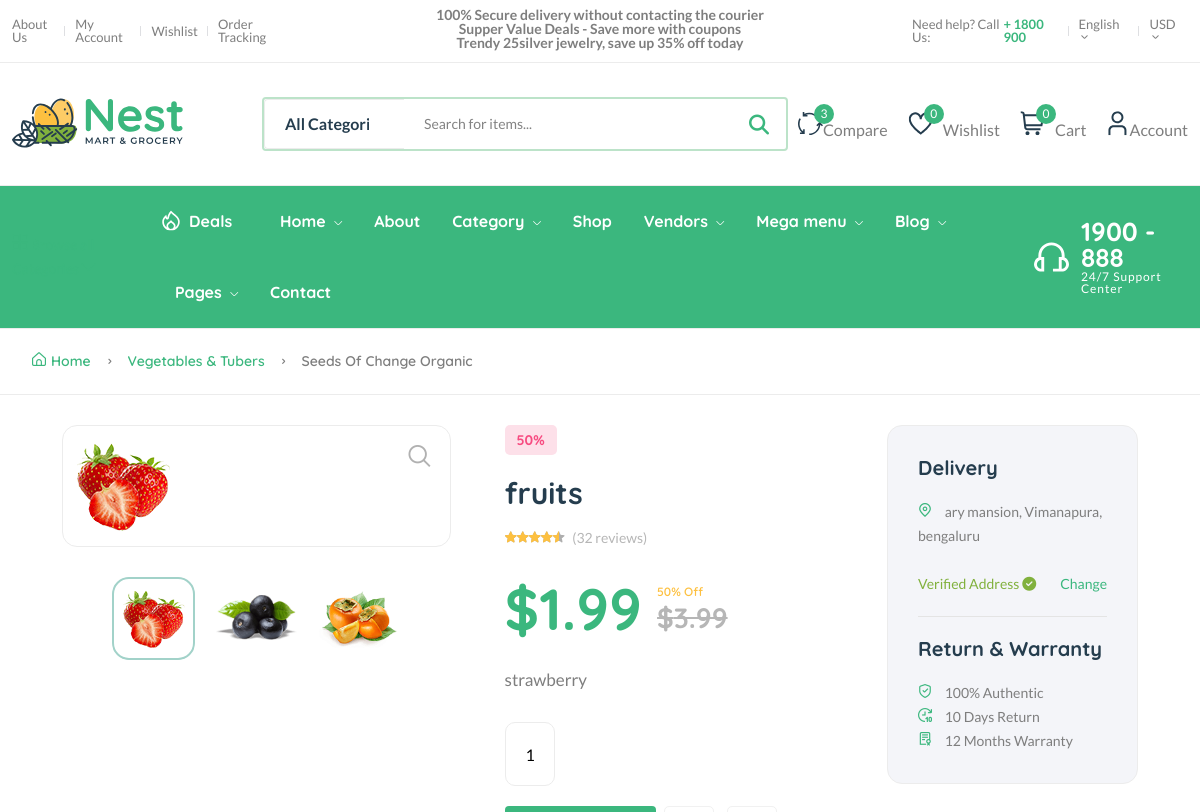
The page /product/c26ffi4fg7 (signed in, upper part) on the database as committed earlier.
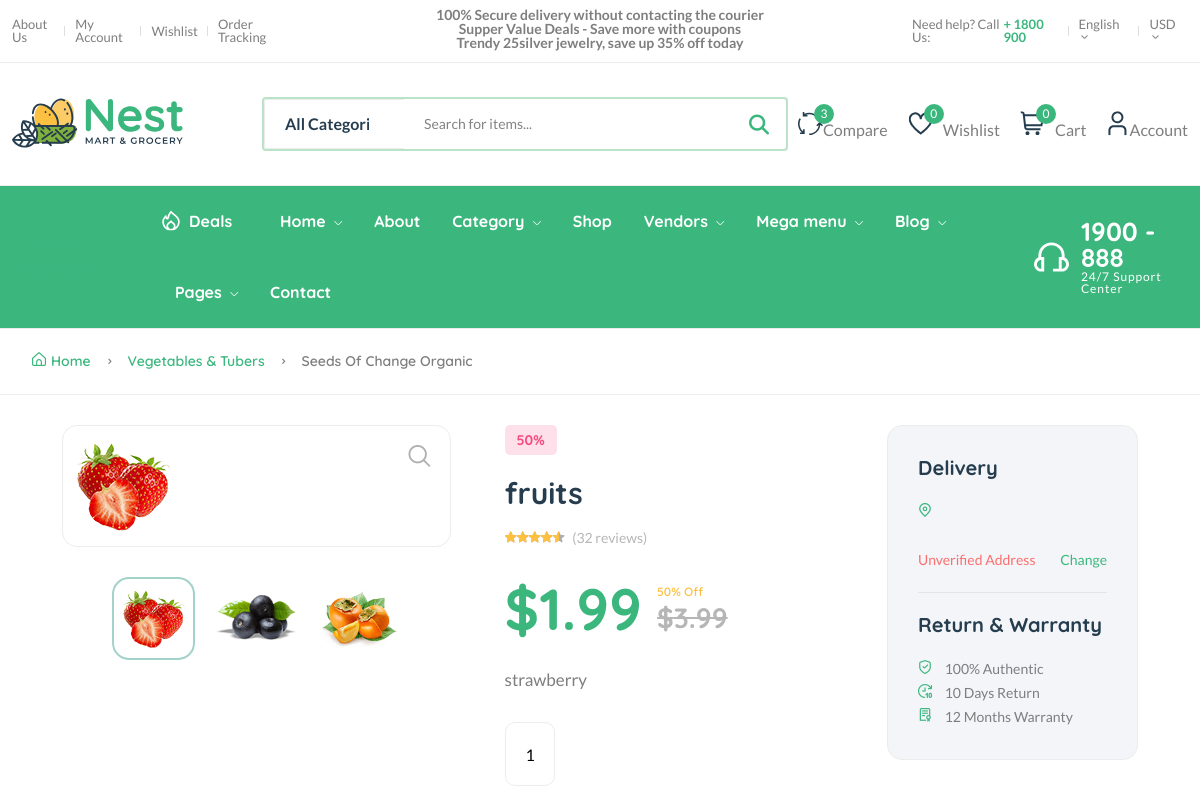
The same page on the database as committed later.
### core/models.py (models this page shows, shortened)
class Product(models.Model):
    pid = ShortUUIDField(max_length=20, length=10,unique=True,alphabet='abcdefghij1234567890')
    title = models.CharField(max_length=100,default='this is the prod title')
    vendor = models.ForeignKey(Vendor, on_delete=models.SET_NULL,null=True,related_name='products')
    image = models.ImageField(upload_to=user_directory_path,default='product.jpg')
    description = RichTextUploadingField(default='This is the product',null=True,blank=True)
    user = models.ForeignKey(User, on_delete=models.SET_NULL, null=True)
    category = models.ForeignKey(Category, on_delete=models.SET_NULL, null=True, related_name='products')
    price = models.DecimalField(max_digits=999999,decimal_places=2,default='1.99')
    old_price = models.DecimalField(max_digits=999999,decimal_places=2,default='1.99')
    specifications = RichTextUploadingField(null=True,blank=True)
    type= models.CharField(max_length=100,default='Organic',null=True,blank=True)
    mfd=models.DateTimeField(auto_now_add=False,null=True,blank=True)
    stock_count = models.CharField(max_length=100,default='10',null=True,blank=True)
    life=models.CharField(max_length=100,default='100 days',null=True,blank=True)
    tags = TaggableManager(blank=True)
    product_status= models.CharField(choices=STATUS,max_length=10,default="in_review")
    status = models.BooleanField(default=True)
    in_stock = models.BooleanField(default=True)
    featured = models.BooleanField(default=False)
    digital = models.BooleanField(default=False)
    sku = ShortUUIDField(max_length=10,length=4,unique=True,prefix='sku',alphabet='1234567890')
    date = models.DateTimeField(auto_now_add=True)
    updated = models.DateTimeField(null=True,blank=True)
    class Meta:
        verbose_name_plural = 'Products'
    def get_percentage(self):
        new_price = ((self.old_price - self.price)/(self.old_price))*100
        return new_price

class ProductImage(models.Model):
    images = models.ImageField(upload_to='product-images',default='product.jpg')
    product = models.ForeignKey(Product,related_name='p_image',on_delete=models.SET_NULL,null=True)
    date  = models.DateTimeField(auto_now_add=True)
    class Meta:
        verbose_name_plural='Product Images'

class Address(models.Model):
    user = models.ForeignKey(User,on_delete=models.CASCADE)
    mobile = models.CharField(max_length=12,null=True)
    address = models.CharField(max_length=200,null=True)
    status = models.BooleanField(default=False)
    class Meta:
        verbose_name_plural = 'Address'

### core/views.py (the view)
# urls.py: path('product/<pid>',views.product_details_view,name='product-details-page'),
def product_details_view(request,pid):
    product = Product.objects.get(pid=pid)
    product_images = product.p_image.all()
    make_review=True
    if request.user.is_authenticated:
        review_count = ProductReview.objects.filter(product=product,user=request.user).count()
        if review_count > 0:
            make_review = False
    products  = Product.objects.filter(category = product.category).exclude(pid=pid)
    reviews = ProductReview.objects.filter(product=product).order_by('-date')
    average_rating = ProductReview.objects.filter(product=product).aggregate(rating=Avg('rating'))
    ratings_form = ProductReviewForm()
    context = {
        'product':product,
        'make_review': make_review,
        'product_images':product_images,
        'ratings_form':ratings_form,
        'average_rating':average_rating,
        'related_products':products,
        'reviews':reviews
    }
    return render(request,'core/product-details-page.html',context)

### templates/core/product-details-page.html (shortened to what this page needs)
{% extends 'partials/base.html'%}
{% load static %}
{% block content%}
    <main class="main">
        <div class="page-header breadcrumb-wrap">
            <div class="container">
                <div class="breadcrumb">
                    <a href="index.html" rel="nofollow"><i class="fi-rs-home mr-5"></i>Home</a>
                    <span></span> <a href="shop-grid-right.html">Vegetables & tubers</a> <span></span> Seeds of Change Organic
                </div>
            </div>
        </div>
        <div class="container mb-30">
            <div class="row">
                <div class="col-xl-11 col-lg-12 m-auto">
                    <div class="row">
                        <div class="col-xl-9">
                            <div class="product-detail accordion-detail">
                                <div class="row mb-50 mt-30">
                                    <div class="col-md-6 col-sm-12 col-xs-12 mb-md-0 mb-sm-5">
                                        <div class="detail-gallery">
                                            <span class="zoom-icon"><i class="fi-rs-search"></i></span>
                                            <div class="product-image-slider">
                                                <figure class="border-radius-10">
                                                    <img src="{{product.image.url}}" alt="product image" />
                                                </figure>
                                            </div>
                                            <div class="slider-nav-thumbnails">
                                                <div><img src="{{product.image.url}}" alt="product image" /></div>
                                                {%for p in product_images%}
                                                <div><img src="{{p.images.url}}" alt="product image" /></div>
                                                {%endfor%}
                                            </div>
                                        </div>
                                    </div>
                                    <div class="col-md-6 col-sm-12 col-xs-12">
                                        <div class="detail-info pr-30 pl-30">
                                            <span class="stock-status out-stock"> {{product.get_percentage|floatformat:0}}% </span>
                                            <h2 class="title-detail">{{product.title}}</h2>
                                            <div class="product-detail-rating">
                                                <div class="product-rate-cover text-end">
                                                    <div class="product-rate d-inline-block">
                                                        <div class="product-rating" style="width: 90%"></div>
                                                    </div>
                                                    <span class="font-small ml-5 text-muted"> (32 reviews)</span>
                                                </div>
                                            </div>
                                            <div class="clearfix product-price-cover">
                                                <div class="product-price primary-color float-left">
                                                   <span class='current-price text-brand'>$</span> <span id='current-price' class="current-product-price-{{product.id}} current-price text-brand">{{product.price}}</span>
                                                    <span>
                                                        <span class="save-price font-md color3 ml-15">{{product.get_percentage|floatformat:0}}% Off</span>
                                                    <span class="old-price font-md ml-15">${{product.old_price}}</span>
                                                    </span>
                                                </div>
                                            </div>
                                            <div class="short-desc mb-30">
                                                <p class="font-lg">{{product.description|truncatechars:150}}</p>
                                            </div>
                                            <div class="detail-extralink mb-50">
                                                <div>
                                                    <input class='mb-20 w-25 product-quantity-{{product.id}}' id='product-quantity' type='number' value='1'>
                                                </div>
                                                <div class="product-extra-link2">
                                                    <button id='add-to-cart-btn' data-index='{{product.id}}' class="button add-to-cart-btn">Add to cart</button>
                                                    <a aria-label="Add To Wishlist" class="action-btn hover-up" href="shop-wishlist.html"></a>
                                                    <a aria-label="Compare" class="action-btn hover-up" href="shop-compare.html"></a>
                                                </div>
                                            </div>
                                        </div>
                                    </div>
                                </div>
                            </div>
                        </div>
                        <div class="col-xl-3 primary-sidebar sticky-sidebar mt-30">
                            <div class="sidebar-widget widget-delivery mb-30 bg-grey-9 box-shadow-none">
                                <h5 class="section-title style-3 mb-20">Delivery</h5>
                                <ul>
                                    <li>
                                        <i class="fi fi-rs-marker mr-10 text-brand"></i>
                                        <span>
                                            {{address.address}} <br />
                                            <br />
                                            {% if address.status == True %}
                                            <span class='text-success'>Verified Address <i class="fa-solid fa-circle-check"></i>
                                            </span>
                                            {%else%}
                                            <span class='text-danger'>Unverified Address</span>
                                            {%endif%}
                                        </span>
                                        <a href="#" class="change float-end">Change</a>
                                    </li>
                                    <li class="hr"><span></span></li>
                                </ul>
                                <h5 class="section-title style-3 mb-20">Return & Warranty</h5>
                                <ul>
                                    <li>
                                        <i class="fi fi-rs-shield-check mr-10 text-brand"></i>
                                        <span> 100% Authentic </span>
                                    </li>
                                    <li>
                                        <i class="fi fi-rs-time-forward-ten mr-10 text-brand"></i>
                                        <span> 10 Days Return </span>
                                    </li>
                                    <li>
                                        <i class="fi fi-rs-diploma mr-10 text-brand"></i>
                                        <span> 12 Months Warranty </span>
                                    </li>
                                </ul>
                            </div>
                        </div>
                    </div>
                </div>
            </div>
        </div>
    </main>
{%endblock content %}

Rows that differ between the two databases and show on the page:
no longer on this page (row edited): Address: address "ary mansion, Vimanapura, bengaluru"
Other text that changed with them:
text no longer shown: "Verified Address"
text now shown: "Unverified Address"
